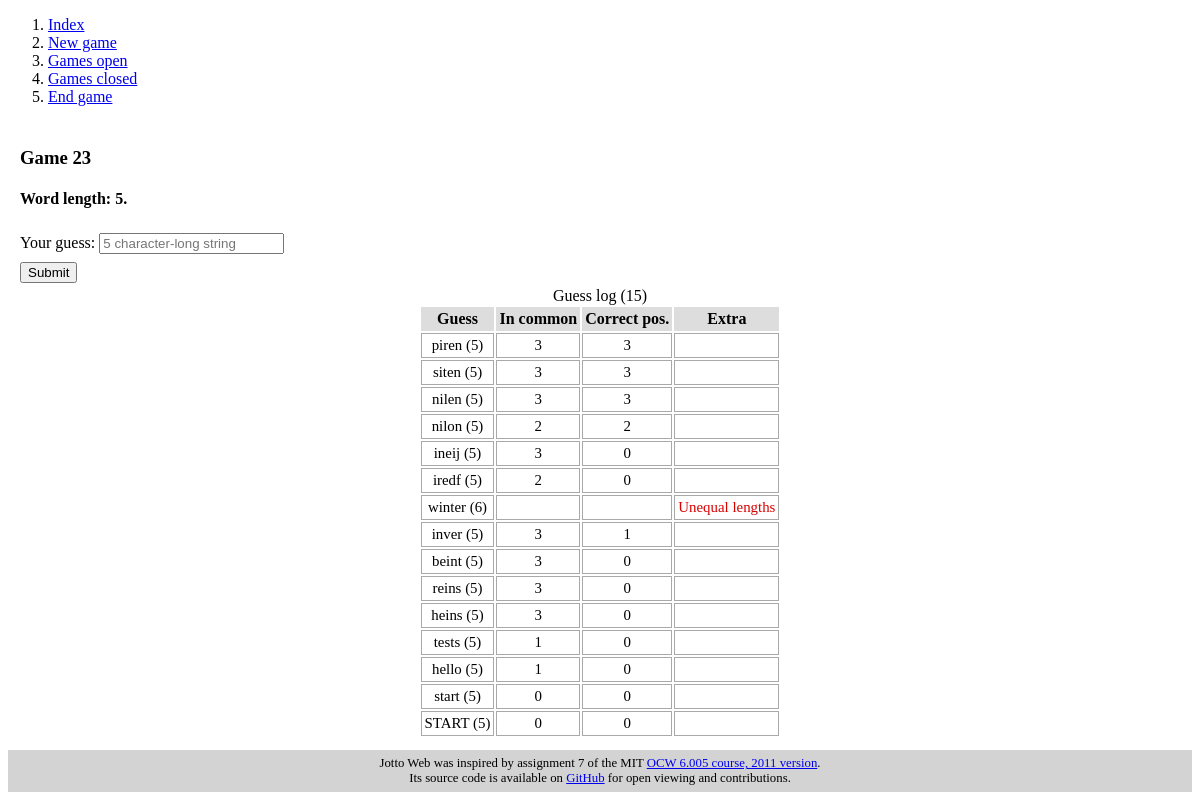
/session/23, run on the app's committed database.
### JottoWebApp/models.py (models this page shows, shortened)
class Session(models.Model):
    puzzle = models.ForeignKey(Puzzle, on_delete=models.CASCADE)
    start_date = models.DateTimeField(default=timezone.localtime)
    end_date = models.DateTimeField(null=True)
    def guesses_by_newest(self):
        return self.guess_set.order_by("-time")
    def is_closed(self):
        return self.end_date is not None and self.end_date <= timezone.now()

class Puzzle(models.Model):
    name = CharField(max_length=128, unique=True)

class Guess(models.Model):
    name = models.CharField(max_length=128, editable=False)
    session = models.ForeignKey(Session, on_delete=models.CASCADE)
    time = models.DateTimeField(default=timezone.localtime)
    re_name = re.compile("[a-zA-Z]+")
    def common(self):
        hidden = Puzzle.objects.get(id=self.session.puzzle.id)
        return in_common(self.name, hidden.name)
    def correct_position(self):
        hidden = Puzzle.objects.get(id=self.session.puzzle.id)
        return correct_position(self.name, hidden.name)

### JottoWebApp/views.py (the view)
# urls.py: url(r"^session/(?P<pk>\d+)$", SessionView.as_view(), name="session"),
class SessionView(TemplateView):
    template_name = "jotto/session.html"
    def get_context_data(self, **kwargs):
        context = super(SessionView, self).get_context_data(**kwargs)
        context["session"] = get_object_or_404(Session, id=self.kwargs["pk"])
        return context

### JottoWebApp/utils.py (called while the page is built)
def in_common(first, second):
    fmap: dict = chars_count(first)
    smap: dict = chars_count(second)
    result = 0
    for i in set(fmap.keys()).intersection(smap.keys()):
        result += min(fmap[i], smap[i])
    return result

def correct_position(first, second):
    return sum([f == s for f, s in zip(first, second)])

def chars_count(word: str):
    res = dict()
    for c in word:
        res[c] = res.get(c, 0) + 1
    return res

### JottoWebApp/templates/jotto/session.html (shortened to what this page needs)
{% extends "jotto/base.html" %}
{% block sidebar %}
    {{ block.super }}
    {% if not session.is_closed %}
        <li><a href="{% url 'jotto:session_close' session.id %}">End game</a></li>
    {% endif %}
{% endblock %}
{% block content %}
    <h3>
        Game {{ session.id }}
    </h3>
    <h4>
        Word length: {{ session.puzzle.name|length }}.<br>
    </h4>
    <form action="{% url 'jotto:session_guess' session.id %}" method="GET">
        <label>
            Your guess:
            <input id="input_guess" type="text" name="guess"
                   placeholder="{{ session.puzzle.name|length}} character-long string"
                   {% if session.is_closed %} disabled {% endif %} autofocus
            />
        </label><br>
        <input id="input_submit" type="submit" value="Submit"
        />
    </form>
    <div id="session_results">
        {% if session.guesses_by_newest %}
            <table>
                <thead>
                    <caption>
                        Guess log ({{ session.guesses_by_newest|length }})
                    </caption>
                    <tr>
                        <th>Guess</th>
                        <th>In common</th>
                        <th>Correct pos.</th>
                        <th>Extra</th>
                    </tr>
                </thead>
                <tbody>
                    {% for g in session.guesses_by_newest %}
                        <tr>
                            <td>{{ g.name }} ({{ g.name|length }})</td>
                            {% if session.puzzle.name|length == g.name|length %}
                                <td>{{ g.common }}</td>
                                <td>{{ g.correct_position }}</td>
                                <td>
                                </td>
                            {% else %}
                                <td></td>
                                <td></td>
                                <td class="status_error">Unequal lengths</td>
                            {% endif %}
                        </tr>
                    {% endfor %}
                </tbody>
            </table>
        {% elif not session.is_closed %}
            <p>Submit a guess to start playing.</p>
        {% endif %}
    </div>
{% endblock %}

### JottoWebApp/static/jotto/style.css (style rules this page uses)
form input { margin-top: 4px; margin-bottom: 4px; }
div#session_results > * { text-align: center; }
div#session_results > table { text-align: center; margin-left: auto; margin-right: auto; }
div#session_results > table th, td { margin: 2px; padding: 3px; }
div#session_results > table th { background-color: #DDD; }
div#session_results > table td { font-size: 93%; border: 1px solid darkgray; }
.status_error { color: #D90000; }

### data on the page
Session: id "23", puzzle.name|length "5", guess "5 character-long string", end_date "Submit", guesses_by_newest|length "15"
Guess: name "piren", name|length "5", common "3", correct_position "3"
Guess: name "siten", name|length "5", common "3", correct_position "3"
Guess: name "nilen", name|length "5", common "3", correct_position "3"
Guess: name "nilon", name|length "5", common "2", correct_position "2"
Guess: name "ineij", name|length "5", common "3", correct_position "0"
Guess: name "iredf", name|length "5", common "2", correct_position "0"
Guess: name "winter", name|length "6", shows "Unequal lengths"
Guess: name "inver", name|length "5", common "3", correct_position "1"
Guess: name "beint", name|length "5", common "3", correct_position "0"
Guess: name "reins", name|length "5", common "3", correct_position "0"
Guess: name "heins", name|length "5", common "3", correct_position "0"
Guess: name "tests", name|length "5", common "1", correct_position "0"
Guess: name "hello", name|length "5", common "1", correct_position "0"
Guess: name "start", name|length "5", common "0", correct_position "0"
Guess: name "START", name|length "5", common "0", correct_position "0"
